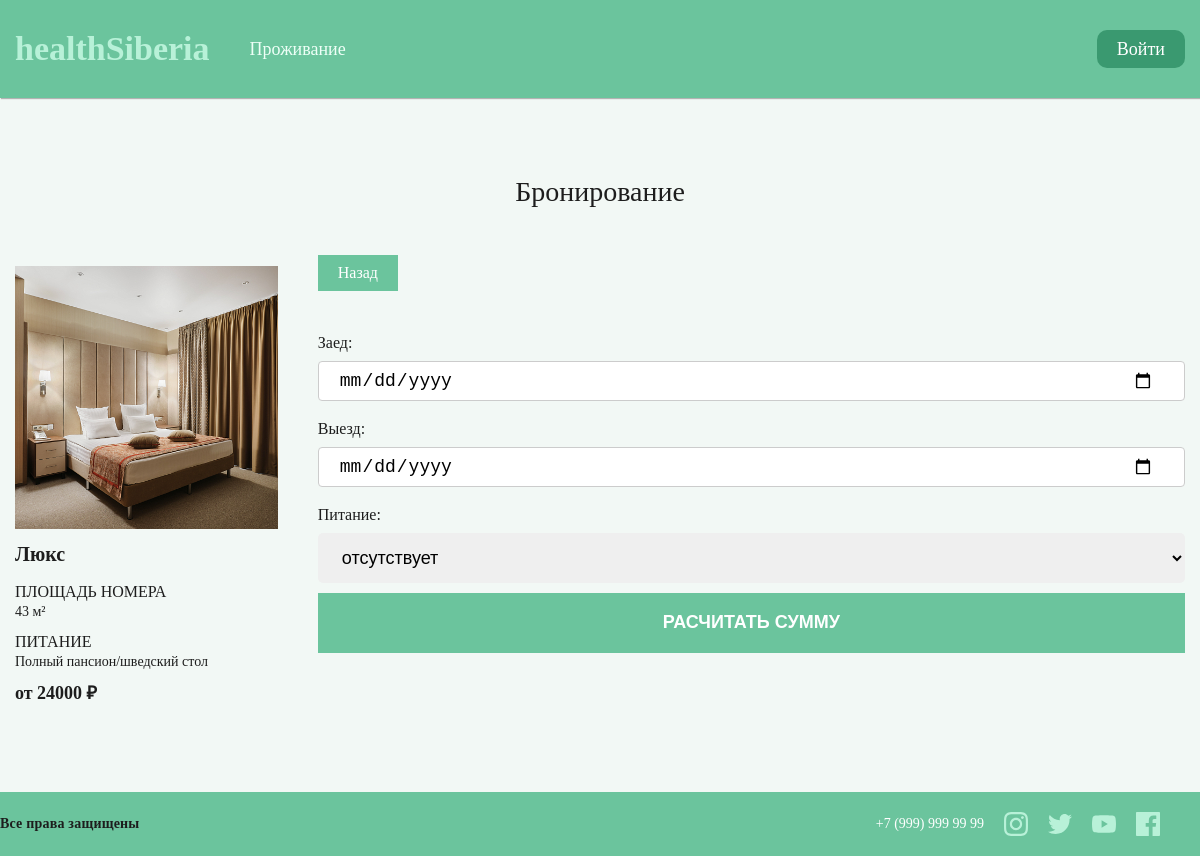
Screenshot of /book.php?id_ком=3 with the database file from the repository.
### tables this page shows
CREATE TABLE `rooms` (
  `id_комната` int(11) NOT NULL,
  `название` varchar(40) NOT NULL,
  `площадь` int(2) NOT NULL,
  `питание` varchar(40) NOT NULL,
  `цена` int(5) NOT NULL,
  `цена_питание` int(5) NOT NULL,
  `обложка` varchar(20) DEFAULT NULL
);

### book.php (the view, shortened to what this page needs)
<?php
	include_once('header.php');
?>
		<main class="main">
			<div class="living">
				<div class="_container">
					<div class="living_con">
						<div class="living_title">
							Бронирование
						</div>
						<div class="booking_block">
							<div class="room_card_">
								<?php
								$id_room = $_GET['id_ком'];
								require('connect.php');
								$query = "SELECT id_комната, название, площадь, питание, цена, обложка FROM rooms WHERE id_комната=".$id_room;
								$result = $mysqli -> query($query);
								while ($row = $result -> fetch_assoc()) {
								?>
								<div class="room_image_con"><img src="img/rooms/<?php print $row["обложка"]; ?>" alt=""></div>
								<div class="room">
									<div class="room_name"><?php print $row["название"]; ?></div>
									<div class="room_desc">
										<div class="desc">
											<div class="desc-title">ПЛОЩАДЬ НОМЕРА</div>
											<div class="desc-text"><?php print $row["площадь"]; ?> м²</div>
										</div>
										<div class="desc">
											<div class="desc-title">ПИТАНИЕ</div>
											<div class="desc-text"><?php print $row["питание"]; ?></div>
										</div>
										<div class="price">от <?php print $row["цена"]; ?> ₽</div>
									</div>
								</div>
								<?php
								}
								?>
							</div>
							<div class="do_booking">
								<form action="book_res.php?id_ком=<?php print $id_room ?>" method="post">
								<div class="form_item">
									<a href="living.php" class="back-btn res">Назад</a>
								</div>
									<div class="form_item">
										<label for="date_in_check" class="form_label">Заед:</label>
										<input class="date" type="date" id="date_in_check" name="date_in_check" value="<?php echo $check_in_date;?>" required>
									</div>
									<div class="form_item">
										<label for="date_out_check" class="form_label">Выезд:</label>
										<input class="date" type="date" id="date_out_check" name="date_out_check" value="<?php echo $check_out_date;?>" required>
									</div>
									<div class="form_item">
										<label class="form_label" for="meal_option">Питание:</label>
										<select name="meal_option" id="meal_option" class="select" value="<?php $meal; ?>" required>
											<option id="отсутствует" <?php if (isset($meal_option) && $meal_option == 'отсутствует') echo "selected";?>>отсутствует</option>
										</select>
									</div>
									<input type="submit" value="Расчитать сумму" class="form_button_task">
								</form>
							</div>
						</div>
					</div>
				</div>
			</div>
		</main>
<?php
	include_once('footer.php');
?>

### styles/main.css (style rules this page uses)
*, *::after, *::before { padding: 0; margin: 0; box-sizing: border-box; border: 0; }
a { text-decoration: none; }
main { flex: 1 0 auto; }
._container { max-width: 1280px; margin: 0px auto; padding: 0px 15px; box-sizing: content-box; }
.living_con { padding: 80px 0; }
.living_title { text-align: center; margin-bottom: 60px; font-size: 28px; font-weight: normal; }
.room_image_con img { max-width: 100%; transition: all 0.3s ease-in; }
.room_name { margin-top: 15px; margin-bottom: 20px; font-weight: bold; font-size: 20px; }
.desc { margin-bottom: 15px; }
.desc-title { font-size: 16px; font-weight: normal; margin-bottom: 5px; }
.desc-text { font-size: 14px; }
.price { font-weight: bold; font-size: 18px; margin-bottom: 10px; }
.booking_block { display: flex; gap: 40px; align-items: center; justify-content: center; }
.do_booking { width: 100%; }
.room_card_ { width: 30.3%; }
.res { margin-top: -70px; }
.back-btn { display: inline-block; padding: 10px 20px; color: #fff; font-size: 16px; background: #6BC49D; margin-bottom: 10px; }

### styles/form.css (style rules this page uses)
.form_item { margin-bottom: 10px; }
.form_label { font-size: 16px; display: block; margin-bottom: 10px; }
.select { height: 50px; width: 100%; border-radius: 5px; font-size: 18px; padding: 0px 20px; }
.form_button_task { width: 100%; min-height: 60px; background-color: #6BC49D; color: #fff; text-transform: uppercase; font-size: 18px; font-weight: 700; cursor: pointer; margin: 0 auto; padding: 10px 30px; transition: all 0.3s ease-in; }
.date { width: 100%; padding: 8px 20px; font-size: 18px; margin-bottom: 10px; border: 1px solid #ccc; border-radius: 4px; box-sizing: border-box; appearance: none; background-color: #fff; background-position: right center; background-repeat: no-repeat; padding-right: 30px; }

### rows the page displays
rooms: обложка (picture), название "Люкс", площадь "43", питание "Полный пансион/шведский стол", цена "24000"
